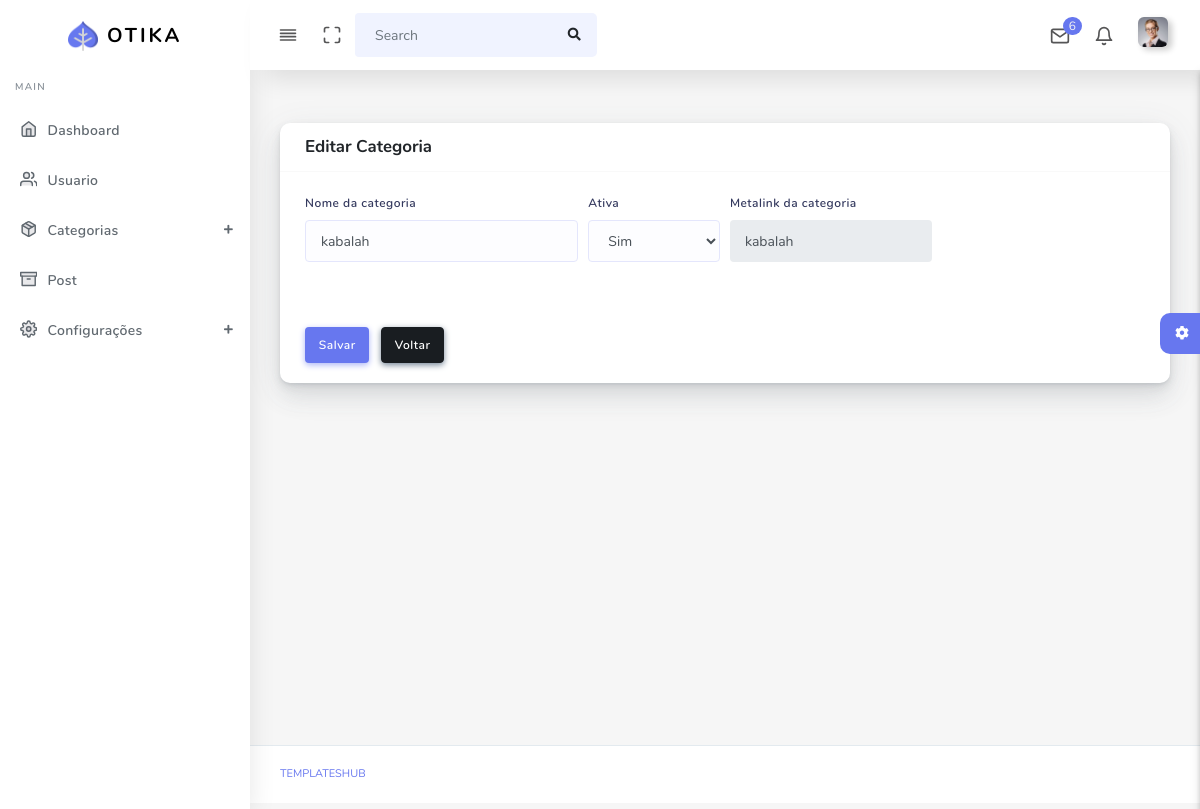
Screenshot of /restrito/categorias/core/1 with the database file from the repository.
### tables this page shows
CREATE TABLE `categorias` (
  `categoria_id` int(11) NOT NULL,
  `categoria_nome` varchar(45) NOT NULL,
  `categoria_ativa` tinyint(1) DEFAULT NULL,
  `categoria_meta_link` varchar(100) DEFAULT NULL,
  `categoria_data_criacao` timestamp NOT NULL DEFAULT current_timestamp(),
  `categoria_data_alteracao` timestamp NULL DEFAULT current_timestamp() ON UPDATE current_timestamp()
);

### application/controllers/restrito/Categorias.php (called while the page is built, shortened)
<?php
class Categorias extends CI_Controller {
    public function core($categoria_id=null){
        $categoria_id = (int) $categoria_id;
        if(!$categoria_id){
            $this->form_validation->set_rules('categoria_nome','Nome da categoria','trim|required|min_length[4]|max_length[40]|callback_valida_nome_categoria');
            if($this->form_validation->run()){
                $data = elements(
                    array(
                        'categoria_nome',
                        'categoria_ativa',
                    ), $this->input->post()
                );
                $data['categoria_meta_link'] = url_amigavel($data['categoria_nome']);
                $data = html_escape($data);
                $this->core_model->insert('categorias', $data);
                redirect('restrito/categorias');
            }else{
                $data = array(
                    'titulo' => 'Cadastrar Categorias',
                );
                $this->load->view('restrito/layout/header',  $data);
                $this->load->view('restrito/categorias/core');
                $this->load->view('restrito/layout/footer');
            }
        }else{
            if(!$categoria = $this->core_model->get_by_id('categorias', array('categoria_id' => $categoria_id))){
                $this->session->set_flashdata('erro', 'A categoria não foi encontrada');
                redirect('restrito/categorias');
            }else{
                $this->form_validation->set_rules('categoria_nome','Nome da categoria ','trim|required|min_length[4]|max_length[40]|callback_valida_nome_categoria');
                if($this->form_validation->run()){
                    $data = elements(
                        array(
                            'categoria_nome',
                            'categoria_ativa',
                        ), $this->input->post()
                    );
                    $data['categoria_meta_link'] = url_amigavel($data['categoria_nome']);
                    $data = html_escape($data);
                    $this->core_model->update('categorias', $data, array('categoria_id' => $categoria_id));
                    redirect('restrito/categorias');
                }else{
                    $data = array(
                        'titulo' => 'Editar Categoria ',
                        'categoria' => $categoria,
                    );
                    $this->load->view('restrito/layout/header',  $data);
                    $this->load->view('restrito/categorias/core');
                    $this->load->view('restrito/layout/footer');
                }
            }
        }
    }
}

### index.php (called while the page is built, shortened)
<?php
require_once BASEPATH.'core/CodeIgniter.php';

### application/models/Core_model.php (called while the page is built, shortened)
<?php
    class Core_model extends CI_Model{
        public function get_by_id($tabela = NULL, $condicao = NULL){
            if($tabela && is_array($condicao)){
                $this->db->where($condicao);
                $this->db->limit(1);
                return $this->db->get($tabela)->row();
            }else{
                return false;
            }
        }
    }

### application/views/restrito/categorias/core.php (the view, shortened to what this page needs)
<div class="main-content">
  <section class="section">
    <div class="section-body">
    <div class="row">
        <div class="col-12">
          <div class="card">
            <div class="card-header">
              <h4><?php echo $titulo; ?></h4>
            </div>
            <?php
              if(isset($categoria)){
                $categoria_id = $categoria->categoria_id;
              }else{
                $categoria_id = '';
              }
            ?>
            <?php echo form_open('restrito/categorias/core/'.$categoria_id); ?>
              <div class="card-body">
                <div class="form-row">
                  <div class="form-group col-md-4">
                    <label>Nome da categoria</label>
                    <input type="text" name="categoria_nome" class="form-control" value="<?php echo (isset($categoria) ? $categoria->categoria_nome : set_value('categoria_nome')) ; ?>">
                  </div>
                  <div class="form-group col-md-2">
                    <label for="inpState">Ativa</label>
                    <select name="categoria_ativa" id="inpState" class="form-control">
                    <?php if(isset($categoria)) : ?>
                      <option value="1" <?php echo ($categoria->categoria_ativa == 1? 'selected' : ''  ) ; ?> >Sim</option>
                    <?php else:  ?>
                      <option value="1" >Sim</option>
                      <option value="0" >Não</option>
                    <?php endif;  ?>
                    </select>
                  </div>
                  <?php if(isset($categoria)): ?>
                    <div class="form-group col-md-3">
                      <label>Metalink da categoria</label>
                      <input type="text" name="categoria_pai_meta_link" class="form-control border-0" value="<?php echo $categoria->categoria_meta_link ; ?>" readonly>
                    </div>
                  <?php endif; ?>
                </div>
              </div>
              <div class="card-footer">
                <button class="btn btn-primary mr-2">Salvar</button>
                <a href="<?php echo base_url('restrito/categorias'); ?>" class="btn btn-dark">Voltar</a>
              </div>
            <?php echo form_close(); ?>
          </div>
        </div>
      </div>
    </div>
  </section>
</div>

### rows the page displays
categorias: categoria_nome "kabalah", categoria_ativa "Sim", categoria_pai_meta_link "kabalah"

### other values shown
$titulo "Editar Categoria"
